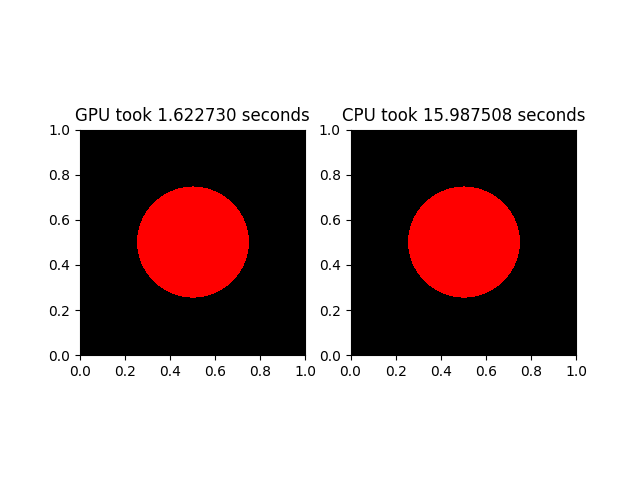

The Python source for this figure:
# In this example we will learn how we can use the
# GPU to color pixels in a matplotlib plot.

import matplotlib.pyplot as plt
from numba import cuda
import numpy as np
import math
from time import time

def cpu(ax,xpixels,ypixels,center,radius,color,extent):
    # Create a 2D grid with RGB values
    data = np.full((xpixels,ypixels,3),np.nan)

    xmin,xmax,ymin,ymax = extent
    dx = (xmax-xmin)/float(xpixels)
    dy = (ymax-ymin)/float(ypixels)
    
    radius2 = radius**2
    for i in range(xpixels):
        xpos = xmin + i*dx + 0.5*dx # centered on pixel
        delta_x2 = (xpos-center[0])**2
        for j in range(ypixels):
            ypos = ymin + j*dy + 0.5*dy
            delta_y2 = (ypos-center[1])**2
            dr2 = delta_x2 + delta_y2
            if dr2 < radius2:
                data[i,j] = color
    
    ax.imshow(data,extent=extent)

def gpu(ax,xpixels,ypixels,center,radius,color,extent):
    data = np.full((xpixels,ypixels,3),np.nan)
    device_data = cuda.to_device(data)
    
    xmin,xmax,ymin,ymax = extent

    dx = (xmax-xmin)/float(xpixels)
    dy = (ymax-ymin)/float(ypixels)

    # We use a 2D grid this time. Instead of 512 threads
    # per block, we will use 16x16=256 threads. Remember,
    # the total number of threads per block must be a
    # multiple of 32 -- the size of a warp, and blocks
    # contain only so many threads! On my GPU, I have
    # access to exactly 32*32 = 1024 threads, so I can
    # choose (32,32), (64,16), (8,128), (1024,1), etc.
    # All these choices have similar performance, but
    # you can check for yourself which works best for your
    # machine.
    threadsperblock=(32,32)
    blockspergrid=(
        math.ceil(xpixels/threadsperblock[0]),
        math.ceil(ypixels/threadsperblock[1]),
    )
    kernel[blockspergrid,threadsperblock](
        xmin,
        ymin,
        dx,
        dy,
        center[0],
        center[1],
        radius**2,
        color,
        device_data,
    )
    cuda.synchronize()
    data = device_data.copy_to_host()
    
    ax.imshow(data,extent=extent)
    
# Sometimes GPU code is cleaner and easier to read than CPU code :)    
@cuda.jit
def kernel(xmin,ymin,dx,dy,centerx,centery,radius2,color,data):
    i,j = cuda.grid(2)
    if i < data.shape[0] and j < data.shape[1]:
        xpos = xmin + i*dx + 0.5*dx
        ypos = ymin + j*dy + 0.5*dy
        dr2 = (xpos-centerx)*(xpos-centerx) + (ypos-centery)*(ypos-centery)
        if dr2 < radius2:
            data[i,j] = color
    

# Create a Matplotlib figure with an associated axis
fig, ax = plt.subplots(ncols=2)
ax_gpu = ax[0]
ax_cpu = ax[1]

# Define our image's resolution
xpixels = 5000
ypixels = 5000

# Set the data limits to ensure an equal aspect ratio
xmin, xmax = 0., 1.
ymin, ymax = 0., 1.
ax_cpu.set_xlim(xmin,xmax)
ax_cpu.set_ylim(ymin,ymax)
ax_gpu.set_xlim(xmin,xmax)
ax_gpu.set_ylim(ymin,ymax)

extent = [xmin,xmax,ymin,ymax]
center = np.array([0.5*(xmax+xmin),0.5*(ymax+ymin)])

color = (1,0,0) # Make a red circle
radius = 0.25

start = time()
gpu(ax_gpu,xpixels,ypixels,center,radius,color,extent)
gpu_time = time()-start
ax_gpu.set_title("GPU took %f seconds" % (gpu_time))

start = time()
cpu(ax_cpu,xpixels,ypixels,center,radius,color,extent)
cpu_time = time()-start
ax_cpu.set_title("CPU took %f seconds" % (cpu_time))

# On my machine, the GPU code runs 10x faster:
# "GPU took  1.601440 seconds"
# "CPU took 16.270854 seconds"

plt.show()
